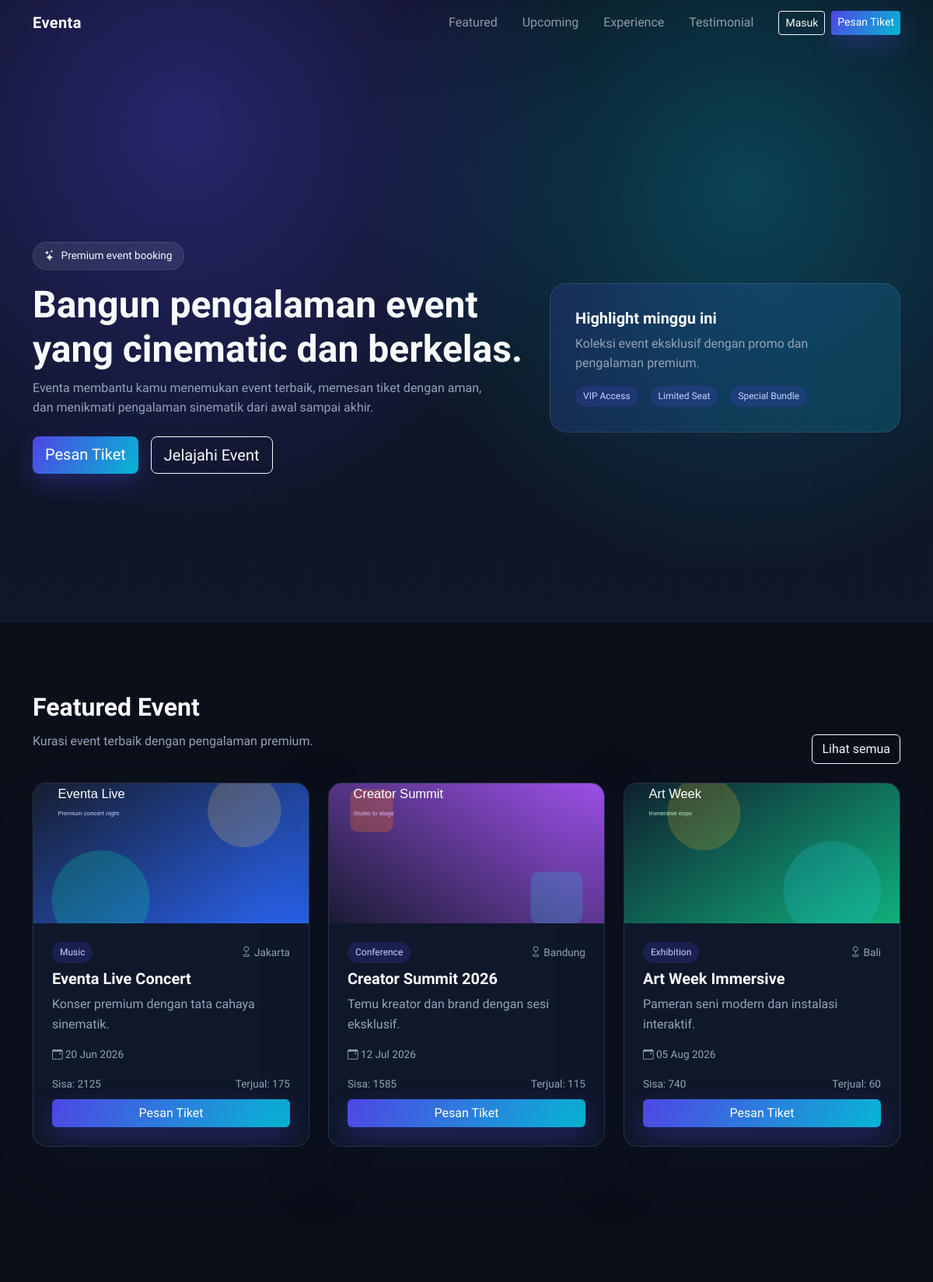
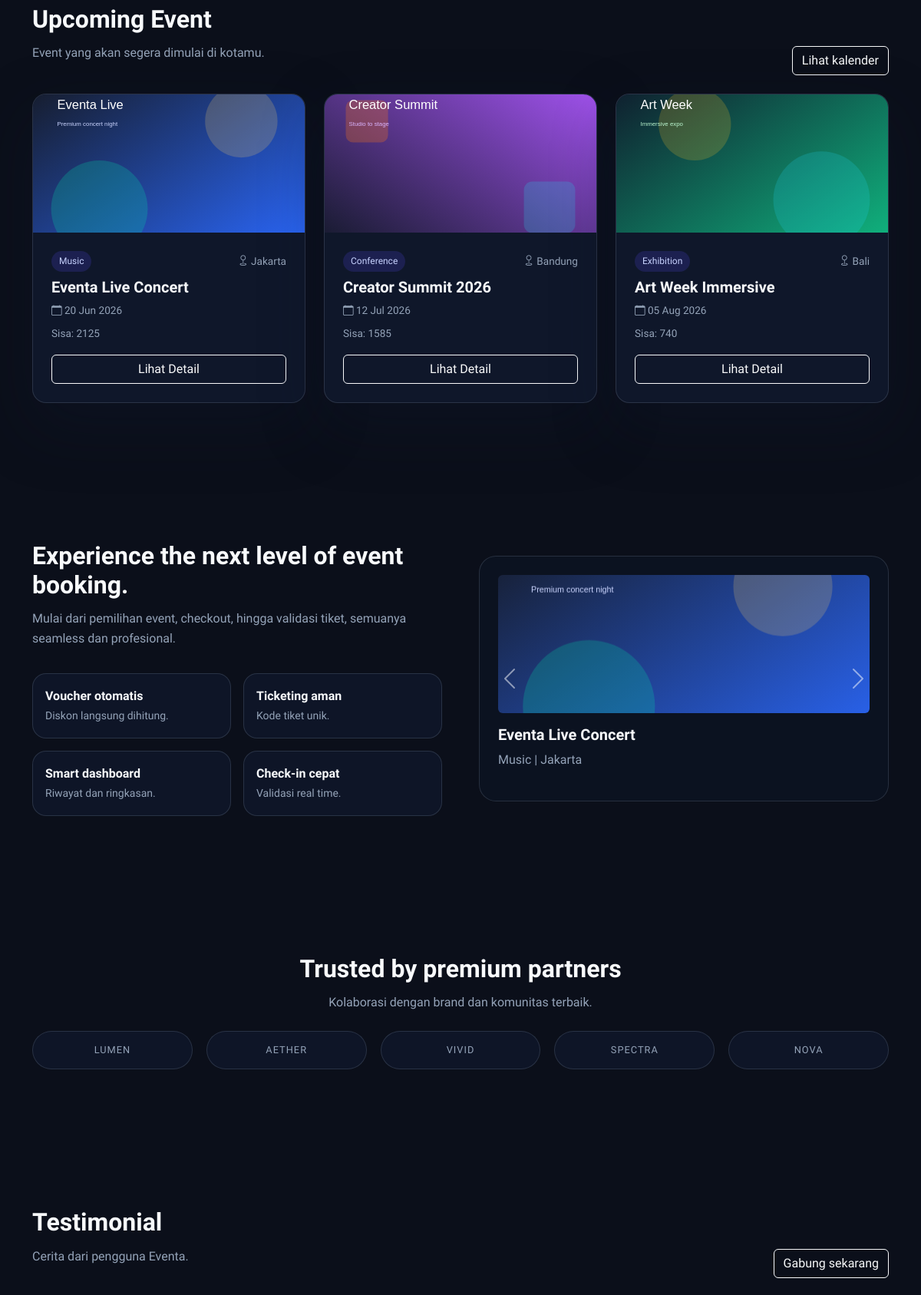
The page / (upper part) on the database its author committed (2 pictures, top to bottom).
### tables this page shows
CREATE TABLE event (
    id_event INT AUTO_INCREMENT PRIMARY KEY,
    id_venue INT,
    nama_event VARCHAR(150) NOT NULL,
    kategori VARCHAR(100),
    deskripsi TEXT,
    organizer VARCHAR(100),
    tanggal_mulai DATETIME,
    tanggal_selesai DATETIME,
    banner_event VARCHAR(255),
    status_event ENUM('upcoming','ongoing','finished','cancelled') DEFAULT 'upcoming',
    created_at TIMESTAMP DEFAULT CURRENT_TIMESTAMP,
    FOREIGN KEY (id_venue) REFERENCES venue(id_venue) ON DELETE CASCADE
);

CREATE TABLE venue (
    id_venue INT AUTO_INCREMENT PRIMARY KEY,
    nama_venue VARCHAR(150) NOT NULL,
    alamat TEXT,
    kota VARCHAR(100),
    kapasitas INT,
    gambar_venue VARCHAR(255),
    created_at TIMESTAMP DEFAULT CURRENT_TIMESTAMP
);

### config/helpers.php (called while the page is built, shortened)
<?php
function base_url(string $path = ''): string
{
    $url = rtrim(BASE_URL, '/') . '/' . ltrim($path, '/');
    return str_replace(' ', '%20', $url);
}
function e($value): string
{
    return htmlspecialchars((string)$value, ENT_QUOTES, 'UTF-8');
}

### config/auth.php (called while the page is built, shortened)
<?php
require_once __DIR__ . '/helpers.php';
function current_user(): ?array
{
    return $_SESSION['user'] ?? null;
}
function is_logged_in(): bool
{
    return current_user() !== null;
}

### index.php (the view, shortened to what this page needs)
<?php
require_once __DIR__ . '/config/bootstrap.php';
$baseSql = "SELECT e.*, v.nama_venue, v.kota,
    COALESCE(ts.total_kuota, 0) AS total_kuota,
    COALESCE(ts.total_terjual, 0) AS total_terjual
  FROM event e
  LEFT JOIN venue v ON e.id_venue = v.id_venue
  LEFT JOIN (
    SELECT id_event, SUM(kuota) AS total_kuota, SUM(tiket_terjual) AS total_terjual
    FROM tiket
    GROUP BY id_event
  ) ts ON ts.id_event = e.id_event";
$featured = $pdo->query($baseSql . " ORDER BY e.tanggal_mulai ASC LIMIT 3")->fetchAll();
$upcoming = $pdo->query($baseSql . " ORDER BY e.tanggal_mulai ASC LIMIT 6")->fetchAll();
?>
<!doctype html>
<html lang="id">
  <head>
    <link href="https://cdn.jsdelivr.net/npm/bootstrap@5.3.3/dist/css/bootstrap.min.css" rel="stylesheet">
    <link href="https://cdn.jsdelivr.net/npm/bootstrap-icons@1.11.3/font/bootstrap-icons.min.css" rel="stylesheet">
    <link href="<?php echo base_url('assets/css/style.css'); ?>" rel="stylesheet">
  </head>
  <body>
    <?php require_once __DIR__ . '/components/navbar.php'; ?>
    <section class="hero">
      <div class="container hero-content">
        <div class="row align-items-center">
          <div class="col-lg-7">
            <span class="hero-badge mb-3"><i class="bi bi-stars"></i> Premium event booking</span>
            <h1>Bangun pengalaman event yang cinematic dan berkelas.</h1>
            <p class="mb-4">Eventa membantu kamu menemukan event terbaik, memesan tiket dengan aman, dan menikmati pengalaman sinematik dari awal sampai akhir.</p>
            <div class="d-flex gap-3 flex-wrap">
              <a class="btn btn-brand btn-lg" href="<?php echo $ctaLink; ?>">Pesan Tiket</a>
              <a class="btn btn-outline-light btn-lg" data-scroll href="#featured">Jelajahi Event</a>
            </div>
          </div>
          <div class="col-lg-5 mt-5 mt-lg-0">
            <div class="feature-panel">
              <h5 class="fw-semibold">Highlight minggu ini</h5>
              <p class="text-muted">Koleksi event eksklusif dengan promo dan pengalaman premium.</p>
              <div class="d-flex align-items-center gap-3">
                <div class="event-chip">VIP Access</div>
                <div class="event-chip">Limited Seat</div>
                <div class="event-chip">Special Bundle</div>
              </div>
            </div>
          </div>
        </div>
      </div>
    </section>
    <section class="section-pad" id="featured">
      <div class="container">
        <div class="d-flex flex-wrap justify-content-between align-items-end mb-4">
          <div>
            <h2 class="section-title">Featured Event</h2>
            <p class="section-subtitle">Kurasi event terbaik dengan pengalaman premium.</p>
          </div>
          <a class="btn btn-outline-light" href="<?php echo base_url('events.php'); ?>">Lihat semua</a>
        </div>
        <div class="row g-4">
          <?php foreach ($featured as $index => $event): ?>
            <?php $coverClass = 'cover-' . (($index % 6) + 1); ?>
            <div class="col-lg-4">
              <div class="event-card">
                <?php if (!empty($event['banner_event'])): ?>
                  <img class="w-100" src="<?php echo base_url('uploads/events/' . e($event['banner_event'])); ?>" alt="<?php echo e($event['nama_event']); ?>">
                <?php else: ?>
                  <div class="event-cover <?php echo $coverClass; ?>"></div>
                <?php endif; ?>
                <div class="p-4">
                  <div class="d-flex justify-content-between align-items-center mb-2">
                    <span class="event-chip"><?php echo e($event['kategori']); ?></span>
                    <span class="event-meta"><i class="bi bi-geo"></i> <?php echo e($event['kota']); ?></span>
                  </div>
                  <h5 class="fw-semibold mb-2"><?php echo e($event['nama_event']); ?></h5>
                  <p class="text-muted mb-3"><?php echo e($event['deskripsi']); ?></p>
                  <div class="event-meta mb-3">
                    <i class="bi bi-calendar-event"></i>
                    <?php echo date('d M Y', strtotime($event['tanggal_mulai'])); ?>
                  </div>
                  <?php
                    $remaining = (int)$event['total_kuota'] - (int)$event['total_terjual'];
                    $isSoldOut = (int)$event['total_kuota'] > 0 && $remaining <= 0;
                    $detailLink = is_logged_in() ? base_url('event_detail.php?id=' . $event['id_event']) : base_url('login.php?return=event_detail.php?id=' . $event['id_event']);
                  ?>
                  <?php if ($isSoldOut): ?>
                    <div class="d-flex justify-content-between align-items-center mb-2">
                      <span class="badge-soldout">SOLD OUT</span>
                      <span class="event-meta">Sisa: 0</span>
                    </div>
                    <button class="btn btn-disabled w-100" type="button" disabled>Sold Out</button>
                  <?php else: ?>
                    <div class="d-flex justify-content-between align-items-center mb-2">
                      <span class="event-meta">Sisa: <?php echo max(0, $remaining); ?></span>
                      <?php if ((int)$event['total_kuota'] > 0): ?>
                        <span class="event-meta">Terjual: <?php echo (int)$event['total_terjual']; ?></span>
                      <?php endif; ?>
                    </div>
                    <a class="btn btn-brand w-100" href="<?php echo $detailLink; ?>">Pesan Tiket</a>
                  <?php endif; ?>
                </div>
              </div>
            </div>
          <?php endforeach; ?>
        </div>
      </div>
    </section>
    <section class="section-pad" id="upcoming">
      <div class="container">
        <div class="d-flex flex-wrap justify-content-between align-items-end mb-4">
          <div>
            <h2 class="section-title">Upcoming Event</h2>
            <p class="section-subtitle">Event yang akan segera dimulai di kotamu.</p>
          </div>
          <a class="btn btn-outline-light" href="<?php echo base_url('events.php'); ?>">Lihat kalender</a>
        </div>
        <div class="row g-4">
          <?php foreach ($upcoming as $index => $event): ?>
            <?php $coverClass = 'cover-' . (($index % 6) + 1); ?>
            <div class="col-lg-4">
              <div class="event-card">
                <?php if (!empty($event['banner_event'])): ?>
                  <img class="w-100" src="<?php echo base_url('uploads/events/' . e($event['banner_event'])); ?>" alt="<?php echo e($event['nama_event']); ?>">
                <?php else: ?>
                  <div class="event-cover <?php echo $coverClass; ?>"></div>
                <?php endif; ?>
                <div class="p-4">
                  <div class="d-flex justify-content-between align-items-center mb-2">
                    <span class="event-chip"><?php echo e($event['kategori']); ?></span>
                    <span class="event-meta"><i class="bi bi-geo"></i> <?php echo e($event['kota']); ?></span>
                  </div>
                  <h5 class="fw-semibold mb-2"><?php echo e($event['nama_event']); ?></h5>
                  <div class="event-meta">
                    <i class="bi bi-calendar"></i>
                    <?php echo date('d M Y', strtotime($event['tanggal_mulai'])); ?>
                  </div>
                  <?php
                    $remaining = (int)$event['total_kuota'] - (int)$event['total_terjual'];
                    $isSoldOut = (int)$event['total_kuota'] > 0 && $remaining <= 0;
                    $detailLink = is_logged_in() ? base_url('event_detail.php?id=' . $event['id_event']) : base_url('login.php?return=event_detail.php?id=' . $event['id_event']);
                  ?>
                  <div class="d-flex justify-content-between align-items-center mt-2">
                    <?php if ($isSoldOut): ?>
                      <span class="badge-soldout">SOLD OUT</span>
                    <?php else: ?>
                      <span class="event-meta">Sisa: <?php echo max(0, $remaining); ?></span>
                    <?php endif; ?>
                  </div>
                  <a class="btn btn-outline-light w-100 mt-3" href="<?php echo $detailLink; ?>">Lihat Detail</a>
                </div>
              </div>
            </div>
          <?php endforeach; ?>
        </div>
      </div>
    </section>
    <section class="section-pad" id="experience">
      <div class="container">
        <div class="row align-items-center g-5">
          <div class="col-lg-6">
            <h2 class="section-title">Experience the next level of event booking.</h2>
            <p class="section-subtitle">Mulai dari pemilihan event, checkout, hingga validasi tiket, semuanya seamless dan profesional.</p>
            <div class="row g-3 mt-3">
              <div class="col-6">
                <div class="card-glow p-3">
                  <div class="fw-semibold">Voucher otomatis</div>
                  <small class="text-muted">Diskon langsung dihitung.</small>
                </div>
              </div>
              <div class="col-6">
                <div class="card-glow p-3">
                  <div class="fw-semibold">Ticketing aman</div>
                  <small class="text-muted">Kode tiket unik.</small>
                </div>
              </div>
              <div class="col-6">
                <div class="card-glow p-3">
                  <div class="fw-semibold">Smart dashboard</div>
                  <small class="text-muted">Riwayat dan ringkasan.</small>
                </div>
              </div>
              <div class="col-6">
                <div class="card-glow p-3">
                  <div class="fw-semibold">Check-in cepat</div>
                  <small class="text-muted">Validasi real time.</small>
                </div>
              </div>
            </div>
          </div>
          <div class="col-lg-6">
            <div id="eventCarousel" class="carousel slide" data-bs-ride="carousel">
              <div class="carousel-inner">
                <div class="carousel-item active">
                  <div class="carousel-card">
                    <div class="event-cover cover-1 rounded mb-3"></div>
                    <h5 class="fw-semibold">Eventa Live Concert</h5>
                    <p class="text-muted">Music | Jakarta</p>
                  </div>
                </div>
              </div>
              <button class="carousel-control-prev" type="button" data-bs-target="#eventCarousel" data-bs-slide="prev">
                <span class="carousel-control-prev-icon"></span>
              </button>
              <button class="carousel-control-next" type="button" data-bs-target="#eventCarousel" data-bs-slide="next">
                <span class="carousel-control-next-icon"></span>
              </button>
            </div>
          </div>
        </div>
      </div>
    </section>
    <section class="section-pad" id="sponsor">
      <div class="container">
        <div class="text-center mb-4">
          <h2 class="section-title">Trusted by premium partners</h2>
          <p class="section-subtitle mx-auto">Kolaborasi dengan brand dan komunitas terbaik.</p>
        </div>
        <div class="sponsor-grid">
          <div class="sponsor-pill">Lumen</div>
          <div class="sponsor-pill">Aether</div>
          <div class="sponsor-pill">Vivid</div>
          <div class="sponsor-pill">Spectra</div>
          <div class="sponsor-pill">Nova</div>
        </div>
      </div>
    </section>
    <section class="section-pad" id="testimonial">
      <div class="container">
        <div class="d-flex flex-wrap justify-content-between align-items-end mb-4">
          <div>
            <h2 class="section-title">Testimonial</h2>
            <p class="section-subtitle">Cerita dari pengguna Eventa.</p>
          </div>
          <a class="btn btn-outline-light" href="<?php echo base_url('register.php'); ?>">Gabung sekarang</a>
        </div>
        <div class="row g-4">
        </div>
      </div>
    </section>
  </body>
</html>

### assets/css/style.css (style rules this page uses)
:root { --bg-dark: #0b0f1a; --bg-soft: #111827; --primary: #4f46e5; --primary-2: #06b6d4; --accent: #f97316; --text-light: #f8fafc; --text-muted: #94a3b8; --glass: rgba(15, 23, 42, 0.65); --border: rgba(148, 163, 184, 0.2); --shadow: 0 30px 80px rgba(15, 23, 42, 0.35); }
* { box-sizing: border-box; }
body { font-family: "Sora", system-ui, -apple-system, sans-serif; background: var(--bg-dark); color: var(--text-light); line-height: 1.6; }
.btn-brand { background: linear-gradient(120deg, var(--primary), var(--primary-2)); border: none; color: white; box-shadow: 0 12px 30px rgba(79, 70, 229, 0.3); }
.hero { min-height: 100vh; display: flex; align-items: center; background: radial-gradient(circle at 20% 20%, rgba(79, 70, 229, 0.4), transparent 45%), radial-gradient(circle at 80% 30%, rgba(6, 182, 212, 0.3), transparent 45%), linear-gradient(180deg, #0b0f1a 0%, #0f172a 100%); padding-top: 120px; position: relative; overflow: hidden; }
.hero::after { content: ""; position: absolute; inset: 0; opacity: 0.1; pointer-events: none; }
.hero-content { position: relative; z-index: 2; }
.hero h1 { font-size: clamp(2.8rem, 4vw, 4.5rem); font-weight: 700; }
.hero p { color: var(--text-muted); max-width: 600px; }
.hero-badge { display: inline-flex; align-items: center; gap: 8px; padding: 6px 14px; border-radius: 999px; background: rgba(148, 163, 184, 0.15); color: var(--text-light); font-size: 0.85rem; border: 1px solid var(--border); }
.section-pad { padding: 90px 0; }
section[id] { scroll-margin-top: 110px; }
.section-title { font-weight: 600; margin-bottom: 12px; }
.section-subtitle { color: var(--text-muted); max-width: 520px; }
.event-card { background: #0f172a; border: 1px solid var(--border); border-radius: 18px; overflow: hidden; box-shadow: var(--shadow); transition: transform 0.3s ease, box-shadow 0.3s ease; }
.event-cover { height: 180px; background-size: cover; background-position: center; }
.cover-1 { background-image: url("../img/event-1.svg"); }
.cover-2 { background-image: url("../img/event-2.svg"); }
.cover-3 { background-image: url("../img/event-3.svg"); }
.event-meta { font-size: 0.85rem; color: var(--text-muted); }
.event-chip { background: rgba(79, 70, 229, 0.2); color: #c7d2fe; padding: 4px 10px; border-radius: 999px; font-size: 0.75rem; }
.feature-panel { background: linear-gradient(135deg, rgba(79, 70, 229, 0.18), rgba(6, 182, 212, 0.2)); border: 1px solid var(--border); border-radius: 22px; padding: 32px; }
.carousel-card { background: #0b1220; border: 1px solid var(--border); border-radius: 22px; padding: 24px; }
.sponsor-grid { display: grid; grid-template-columns: repeat(auto-fit, minmax(140px, 1fr)); gap: 18px; }
.sponsor-pill { background: rgba(15, 23, 42, 0.9); border: 1px solid var(--border); border-radius: 999px; padding: 14px 20px; text-align: center; color: var(--text-muted); text-transform: uppercase; letter-spacing: 1px; font-size: 0.8rem; }
.card-glow { background: rgba(15, 23, 42, 0.9); border: 1px solid var(--border); border-radius: 18px; }
.text-muted { color: var(--text-muted) !important; }

### rows shown on the page
event: shows a picture, kategori "Music", id_venue.kota "Jakarta", nama_event "Eventa Live Concert", deskripsi "Konser premium dengan tata cahaya sinematik.", tanggal_mulai "20 Jun 2026", max(0, $remaining) "2125", total_terjual "175"
event: shows a picture, kategori "Conference", id_venue.kota "Bandung", nama_event "Creator Summit 2026", deskripsi "Temu kreator dan brand dengan sesi eksklusif.", tanggal_mulai "12 Jul 2026", max(0, $remaining) "1585", total_terjual "115"
event: shows a picture, kategori "Exhibition", id_venue.kota "Bali", nama_event "Art Week Immersive", deskripsi "Pameran seni modern dan instalasi interaktif.", tanggal_mulai "05 Aug 2026", max(0, $remaining) "740", total_terjual "60"
